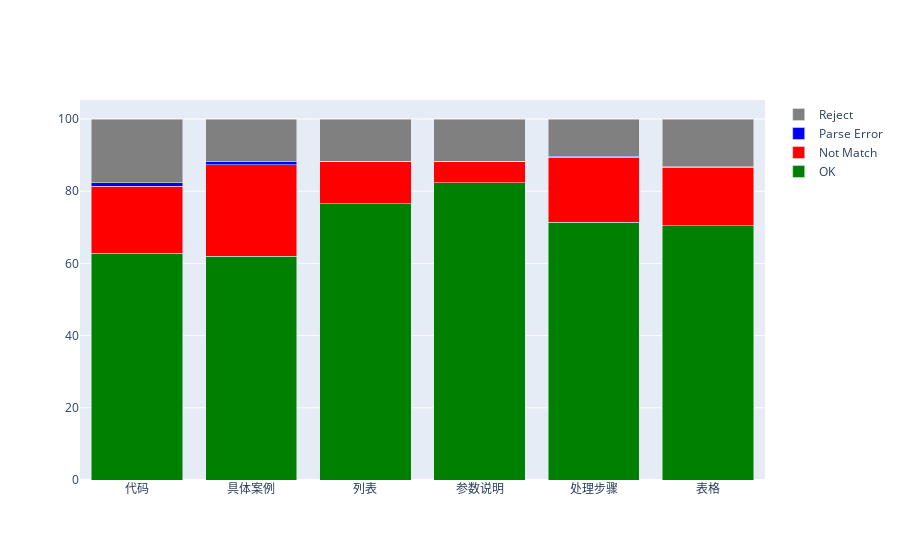

Notebook code cell kept with this figure:
### Code cell
# 统计每个name的情况
df_statics = df_statics.drop(columns=['name'])
df_statics = df_statics.groupby('kp_type').sum()

print(df_statics)

name = df_statics.index
print(name)

reject = np.array(df_statics['reject'])
parse_error = np.array(df_statics['parse_error'])
not_match = np.array(df_statics['not_match'])
ok = np.array(df_statics['ok'])

totals = reject + parse_error + not_match + ok

percent_reject = reject / totals * 100
percent_parse_error = parse_error / totals * 100
percent_not_match = not_match / totals * 100
percent_ok = ok / totals * 100

# 绘制百分比堆叠柱状图
import plotly.graph_objects as go

fig = go.Figure()

fig.add_trace(go.Bar(
    x=name,
    y=percent_ok,
    name='OK',
    marker=dict(color='green')
))

fig.add_trace(go.Bar(
    x=name,
    y=percent_not_match,
    name='Not Match',
    marker=dict(color='red')
))

fig.add_trace(go.Bar(
    x=name,
    y=percent_parse_error,
    name='Parse Error',
    marker=dict(color='blue')
))

fig.add_trace(go.Bar(
    x=name,
    y=percent_reject,
    name='Reject',
    marker=dict(color='gray')
))

fig.update_layout(barmode='stack')

fig.show()

### Figure 1 — Plotly figure (JSON) as saved in the notebook; plotly's stock layout.template omitted (floating-point values rounded to 4 significant figures)
{"data": [{"marker": {"color": "green"}, "name": "OK", "type": "bar", "x": ["代码", "具体案例", "列表", "参数说明", "处理步骤", "表格"], "y": [62.75, 61.99, 76.47, 82.35, 71.35, 70.44]}, {"marker": {"color": "red"}, "name": "Not Match", "type": "bar", "x": ["代码", "具体案例", "列表", "参数说明", "处理步骤", "表格"], "y": [18.63, 25.34, 11.76, 5.882, 18.09, 16.14]}, {"marker": {"color": "blue"}, "name": "Parse Error", "type": "bar", "x": ["代码", "具体案例", "列表", "参数说明", "处理步骤", "表格"], "y": [0.9804, 0.905, 0, 0, 0.2247, 0.1508]}, {"marker": {"color": "gray"}, "name": "Reject", "type": "bar", "x": ["代码", "具体案例", "列表", "参数说明", "处理步骤", "表格"], "y": [17.65, 11.76, 11.76, 11.76, 10.34, 13.27]}], "layout": {"barmode": "stack"}}
